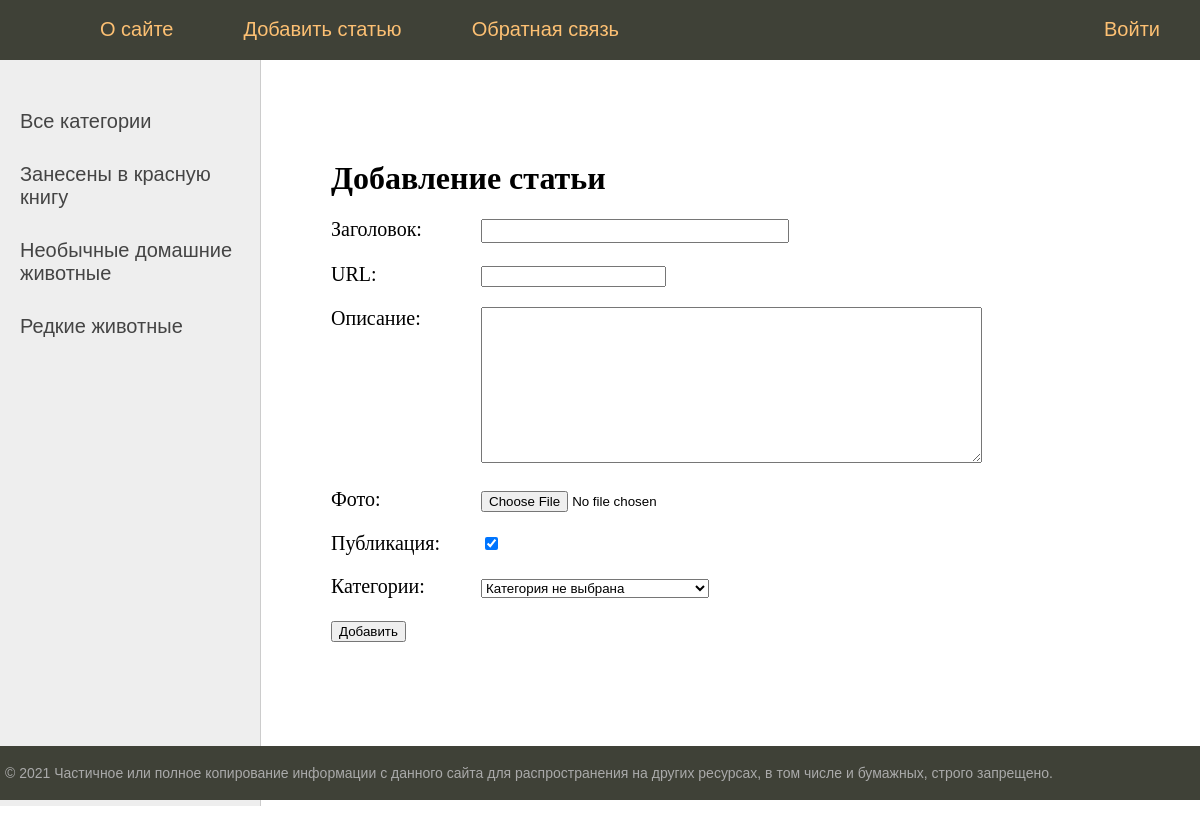
The page /addpage/ on the database its author committed.
### animals/models.py (models this page shows)
class Category(models.Model):                                                                 # модель Category, которая представляет категории животных
    name = models.CharField(max_length=100, db_index=True, verbose_name="Категория")
    slug = models.SlugField(max_length=255, unique=True, db_index=True, verbose_name="URL")   # slug - уникальная ссылка на страницу категорий
    def __str__(self):
        return self.name
    def get_absolute_url(self):
        return reverse("category", kwargs={"cat_slug": self.slug})
    class Meta:
        verbose_name = 'Категория'
        verbose_name_plural = 'Категории'
        ordering = ['id']

### animals/views.py (the view)
# urls.py: path("addpage/", addpage, name="add_page"),
def addpage(request):
    if request.method == "POST":
        form = AddPostForm(request.POST, request.FILES)
        if form.is_valid():
            form.save()
            return redirect("home")
    else:
        form = AddPostForm()
    return render(
        request,
        "animals/add_page.html",
        {"form": form, "menu": menu, "title": "Добавление статьи"},
    )

### animals/forms.py (shortened to what this page needs)
class AddPostForm(forms.ModelForm):
    def __init__(
        self, *args, **kwargs
    ):  # конструктор класса, который вызывается при создании экземпляра класса формы.
        super().__init__(
            *args, **kwargs
        )  # вызов конструктора базового класса, который инициализирует форму
        self.fields["cat"].empty_label = "Категория не выбрана"
    class Meta:
        model = Animals
        fields = ["title", "slug", "content", "photo", "time_published", "cat"]
        widgets = {
            "title": forms.TextInput(attrs={"class": "form-input"}),
            "content": forms.Textarea(attrs={"cols": 60, "rows": 10}),
        }

### animals/templatetags/animals_tags.py (called while the page is built)
@register.inclusion_tag('animals/list_categories.html')
def show_categories(sort=None, cat_selected=0):
    if not sort:
        cats = Category.objects.all()
    else:
        cats = Category.objects.order_by(sort)
    return {'cats': cats, "cat_selected": cat_selected}

### animals/templates/animals/add_page.html (shortened to what this page needs)
{% extends 'animals/base.html' %}
{% block content %}
<h1>{{title}}</h1>
<form action="{% url 'add_page' %}" method="post" enctype="multipart/form-data">
    {% for f in form %}
    <p><label class="form-label" for="{{ f.id_for_label }}">{{f.label}}: </label>{{ f }}</p>
    {% endfor %}
    <button type="submit">Добавить</button>
</form>
{% endblock %}

### animals/templates/animals/list_categories.html
{% for c in cats %}
{% if c.pk == cat_selected.pk %}
<li class="selected">{{c.name}}</li>
{% else %}
<li><a href="{{ c.get_absolute_url }}">{{c.name}}</a></li>
{% endif %}
{% endfor %}

### animals/static/animals/css/styles.css (style rules this page uses)
html, body { font-family: 'Arial'; margin: 0; padding: 0; height: 100%; width: 100%; color: #444; }
a { color: #0059b2; text-decoration: none; }
.left-chapters ul li { margin: 30px 0 0 0; color: #999; }
.left-chapters ul li a { color: #444; text-decoration: none; }
.content-text h1 { font-size: 32px; }
.form-input { width: 300px; font-size: 16px; }
.form-label { display: inline-block; min-width: 150px; vertical-align: top; }

### rows shown on the page
Category: name "Занесены в красную книгу"
Category: name "Необычные домашние животные"
Category: name "Редкие животные"

### other values the page prints
{{ m.title }} "О сайте" "Добавить статью" "Обратная связь"
{{ m.title }} "Войти"
{{ title }} "Добавление статьи"
{{ f.label }} "Заголовок" "URL" "Описание" "Фото" "Публикация" "Категории"
